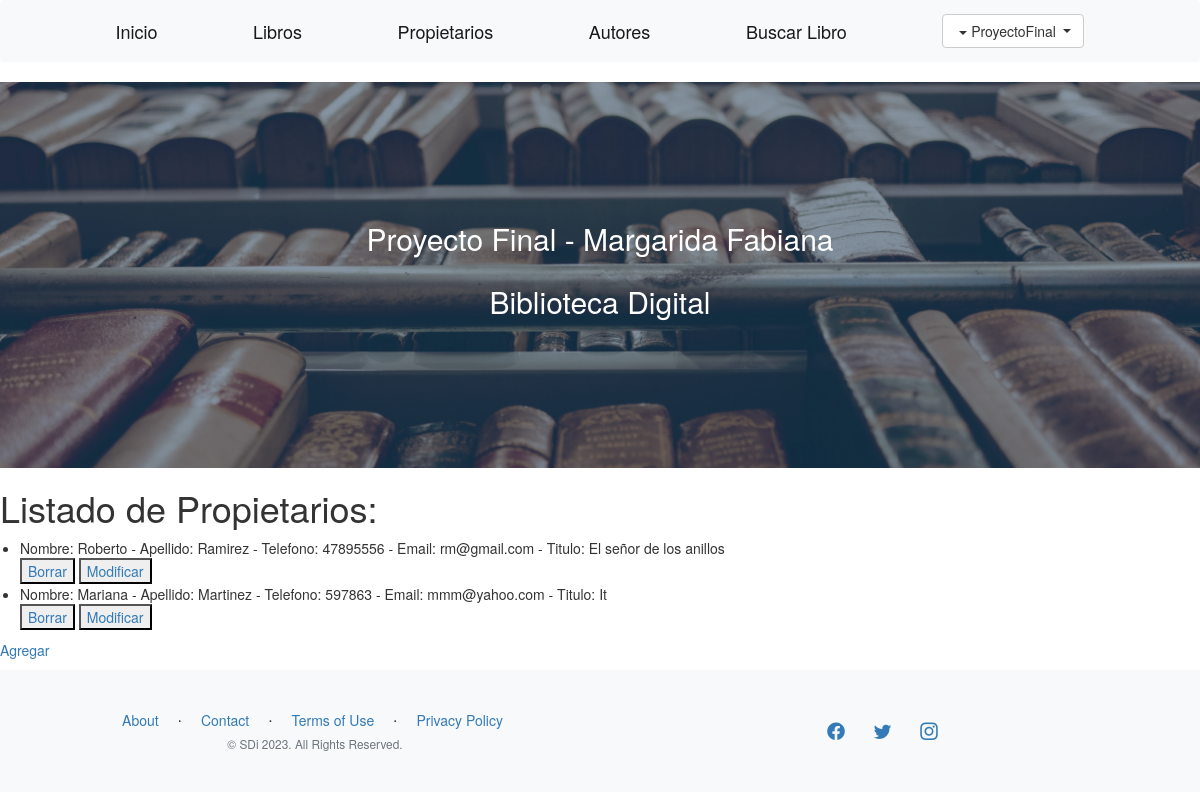
Page /AppCoder/leerPropietario (signed in) on the committed database.
### AppCoder/models.py (models this page shows)
class Propietario(models.Model):
    nombre= models.CharField(max_length=40)
    apellido= models.CharField(max_length=40)
    telefono= models.IntegerField()
    email= models.EmailField()
    tituloLibro = models.CharField(max_length=40)
    def __str__(self):
        return f"Nombre: {self.nombre} - Apellido: {self.apellido} - Telefono: {self.telefono} - Email: {self.email} - Titulo: {self.tituloLibro}"

### AppCoder/views.py (the view)
# urls.py: path('leerPropietario',views.leerPropietario,name='LeerPropietario'),
@login_required
def leerPropietario(request):
    propietarios = Propietario.objects.all()
    contexto = {"propietarios":propietarios}
    return render(request,'propietario.html',contexto)

### AppCoder/templates/propietario.html
{% extends 'inicio.html' %}
{% load static %}
{% block herencia %}
    <h1>Listado de Propietarios:</h1>
    <ul>
    {% for p in propietarios %}
        <li>{{p}}</li>
        <button><a href="{% url 'EliminarPropietario' p.nombre %}">Borrar</a></button>
        <button><a href="{% url 'EditarPropietario' p.nombre %}">Modificar</a></button>
        <br>
    {% endfor %}
    </ul>
    <p>
        <a href="formularioPropietario">Agregar</a>
    </p>
{% endblock %}

### AppCoder/templates/inicio.html (shortened to what this page needs)
<!DOCTYPE html>
<html lang="en">
    <head>
        {% load static %}
        <link href="https://cdn.jsdelivr.net/npm/bootstrap-icons@1.5.0/font/bootstrap-icons.css" rel="stylesheet" type="text/css" />
        <link href="{% static 'AppCoder/css/styles.css' %}" rel="stylesheet" />
        <link href="{% static 'AppCoder/css/bootstrap.min.css' %}" rel="stylesheet" >
        <link href="https://cdn.jsdelivr.net/npm/bootstrap@4.0.0-alpha1/dist/css/bootstrap.min.css" rel="stylesheet">
        <link href="https://cdn.jsdelivr.net/npm/bootstrap@4.0.0-alpha1/dist/css/bootstrap.min.css" rel="stylesheet">
        <link rel="stylesheet" href="http://maxcdn.bootstrapcdn.com/bootstrap/3.3.6/css/bootstrap.min.css">
    </head>
    <body>
        <nav class="navbar navbar-light bg-light static-top">
            <div class="container">
                <a class="navbar-brand" href="{% url 'Inicio' %}">Inicio</a>
                <a class="navbar-brand" href="{% url 'LeerLibro' %}">Libros</a>
                <a class="navbar-brand" href="{% url 'LeerPropietario' %}">Propietarios</a>
                <a class="navbar-brand" href="{% url 'LeerAutor' %}">Autores</a>
                <a class="navbar-brand" href="{% url 'BusquedaLibro' %}">Buscar Libro</a>
                {% if request.user.is_authenticated %}
                <div class="dropdown">
                    <button class="btn btn-default dropdown-toggle" type="button" id="dropdownMenuButton" data-toggle="dropdown" aria-expanded="false">
                        <span class="caret"></span>
                        {{user.username}}
                    </button>
                </div>
                {% endif %}
            </div>
        </nav>
        <header class="masthead">
            <div class="container position-relative">
                <div class="row justify-content-center">
                    <div class="col-xl-6">
                        <div class="text-center text-white">
                            <h1 class="mb-5">Proyecto Final - Margarida Fabiana</h1>
                            <h1 class="mb-5">Biblioteca Digital</h1>
                        </div>
                    </div>
                </div>
            </div>
        </header>
        {% block herencia %}
        {% endblock %}
        <footer class="footer bg-light">
            <div class="container">
                <div class="row">
                    <div class="col-lg-6 h-100 text-center text-lg-start my-auto">
                        <ul class="list-inline mb-2">
                            <li class="list-inline-item"><a href="#!">About</a></li>
                            <li class="list-inline-item">⋅</li>
                            <li class="list-inline-item"><a href="#!">Contact</a></li>
                            <li class="list-inline-item">⋅</li>
                            <li class="list-inline-item"><a href="#!">Terms of Use</a></li>
                            <li class="list-inline-item">⋅</li>
                            <li class="list-inline-item"><a href="#!">Privacy Policy</a></li>
                        </ul>
                        <p class="text-muted small mb-4 mb-lg-0">&copy; SDi 2023. All Rights Reserved.</p>
                    </div>
                    <div class="col-lg-6 h-100 text-center text-lg-end my-auto">
                        <ul class="list-inline mb-0">
                            <li class="list-inline-item me-4">
                                <a href="#!"><i class="bi-facebook fs-3"></i></a>
                            </li>
                            <li class="list-inline-item me-4">
                                <a href="#!"><i class="bi-twitter fs-3"></i></a>
                            </li>
                            <li class="list-inline-item">
                                <a href="#!"><i class="bi-instagram fs-3"></i></a>
                            </li>
                        </ul>
                    </div>
                </div>
            </div>
        </footer>
    </body>
</html>

### rows in the picture
Propietario: nombre+apellido+telefono "Nombre: Roberto - Apellido: Ramirez - Telefono: 47895556 - Email: rm@gmail.com - Titulo: El señor de los anillos"
Propietario: nombre+apellido+telefono "Nombre: Mariana - Apellido: Martinez - Telefono: 597863 - Email: mmm@yahoo.com - Titulo: It"

### other values in the picture
{{ user.username }} "ProyectoFinal"
